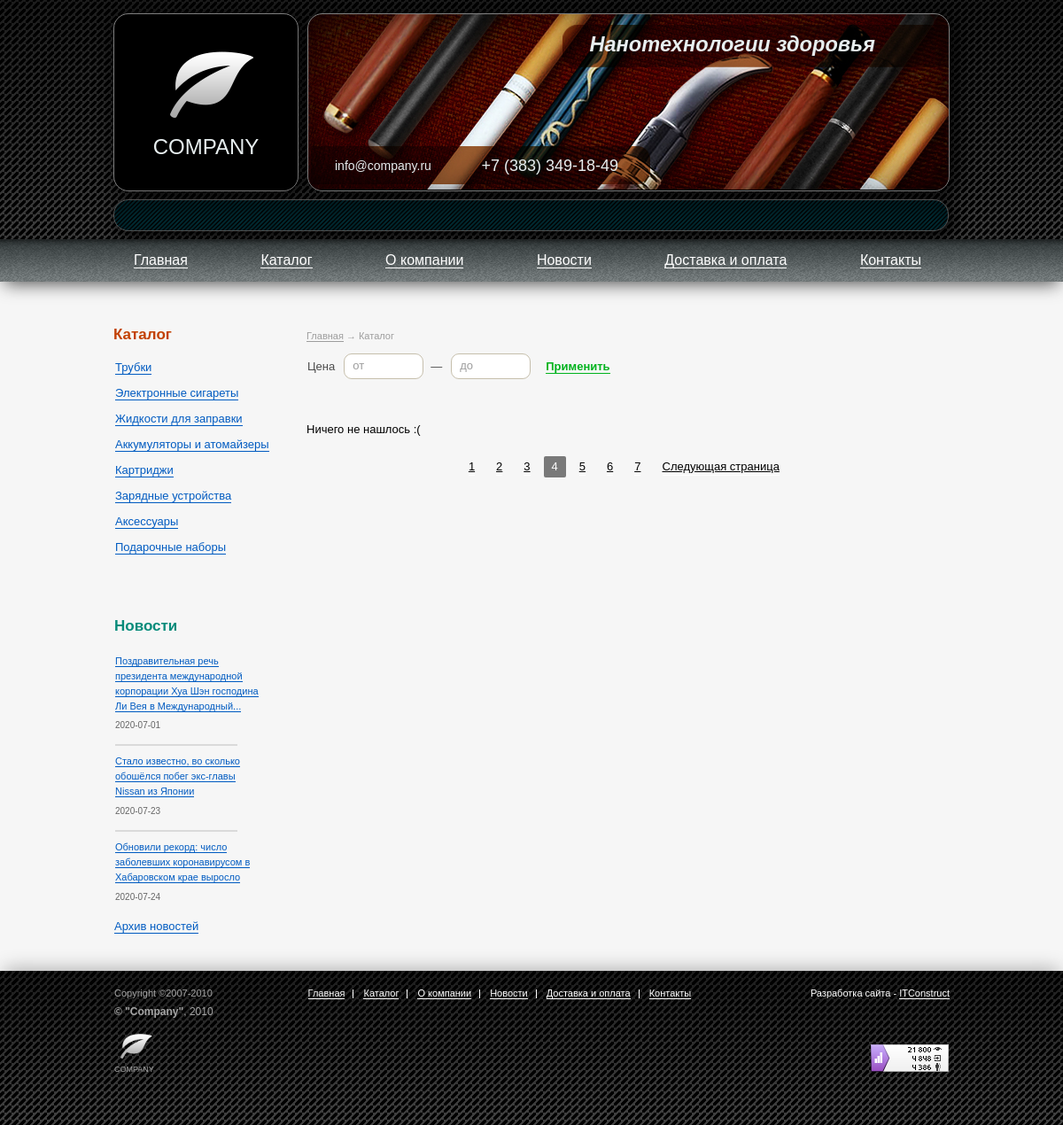
Page /catalog.php?id=1 on the earlier database version.
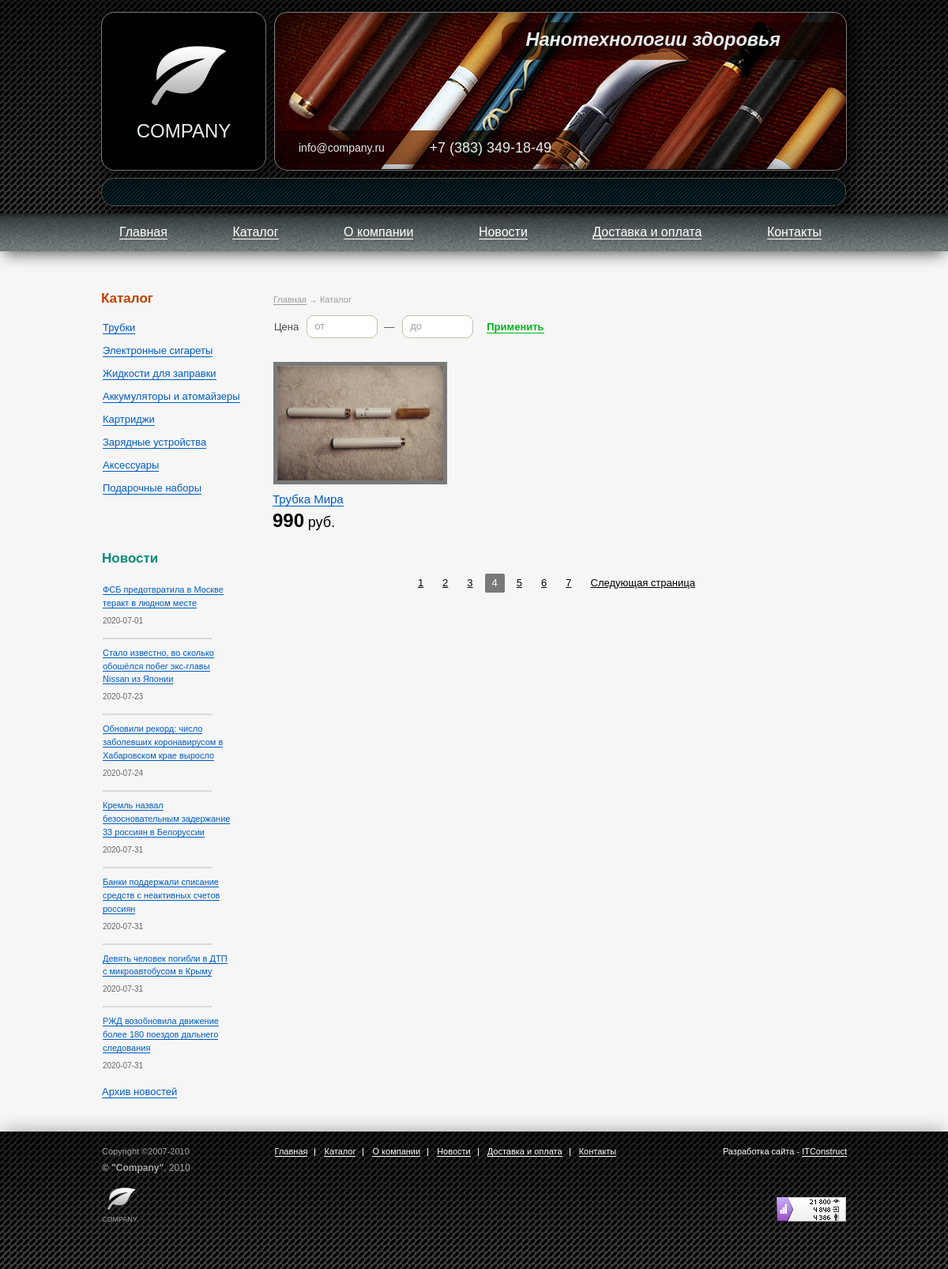
Same page on the later database version.
### tables this page shows
CREATE TABLE IF NOT EXISTS `category` (
  `id` int(11) NOT NULL AUTO_INCREMENT,
  `name` varchar(255) NOT NULL,
  `pic` varchar(255) NOT NULL,
  PRIMARY KEY (`id`)
);

CREATE TABLE IF NOT EXISTS `news` (
  `id` int(11) NOT NULL AUTO_INCREMENT,
  `header` varchar(255) NOT NULL,
  `date` date NOT NULL,
  `preview` text NOT NULL,
  `text` text NOT NULL,
  PRIMARY KEY (`id`)
);

CREATE TABLE IF NOT EXISTS `product` (
  `id` int(11) NOT NULL AUTO_INCREMENT,
  `pic` varchar(255) DEFAULT NULL,
  `name` varchar(255) NOT NULL,
  `price` double NOT NULL,
  `desc` text NOT NULL,
  `cat_main` int(11) NOT NULL,
  PRIMARY KEY (`id`),
  KEY `cat_main` (`cat_main`)
);

### catalog.php (called while the page is built, shortened)
<?php
require_once './includes/lib.php';
require_once 'application/models/model_catalog.php';
require_once 'application/views/template_view.php';

### application/models/model_categories.php (called while the page is built, shortened)
<?php
require_once './includes/config.php';
$sql = 'SELECT * FROM category';
$result_categories_sidebar = mysqli_query($link, $sql);

### includes/lib.php (called while the page is built, shortened)
<?php
require_once 'application/models/model_news.php';
require_once 'application/models/model_categories.php';

### application/models/model_news.php (called while the page is built, shortened)
<?php
require_once './includes/config.php';
$sql= 'SELECT * FROM news';
$result_news_sidebar = mysqli_query($link, $sql);

### application/models/model_catalog.php (called while the page is built, shortened)
<?php
require_once './includes/config.php';
$cat_id = $_GET['id'];
function exists($cat_id, $catalog_array){
  foreach($catalog_array as $index => $value) {
    if($value == $cat_id){
      return true;
    }
  }
  return false;
}
$sql = 'SELECT * FROM product ';
if (!is_null($cat_id)){
  if(exists($cat_id, $catalog_array)){
    $sql = $sql.' WHERE cat_main='.$cat_id;
  }
  else{
    $content_view = '404_view.php';
  }
}
$result_catalog = mysqli_query($link, $sql);

### application/views/catalog_view.php (the view, shortened to what this page needs)
<main class="inside-content">
  <nav class="bread-crumbs-container">
    <ul class="bread-crumbs">
      <li class="bread-crumb"><a class="bread-crumb__link" href="index.php">Главная</a></li>
      <li class="bread-crumb bread-crumb_current">Каталог</li>
    </ul>
  </nav>
  <form class="search-filter" id="catalog-page__search-filter-1" action="catalog.php" method="GET">
    <span class="search-filter__item">
      <label class="search-filter__label" for="cost-from">Цена</label>
      <input class="search-filter__input" step="0.01" type="number" min="0" name="cost-from" id="cost-from" placeholder="от">
    </span>
    <span class="search-filter__item">
      <label class="search-filter__label" for="cost-to">—</label>
      <input class="search-filter__input" type="number" min="0" name="cost-to" id="cost-to" placeholder="до">
    </span>
    <input class="form-submit search-filter__apply" type="submit" value="Применить">
  </form>
  <ul class="categories categories__reposition">
    <?php
      if(mysqli_num_rows($result_catalog) == 0)
      {
        print('<p>Ничего не нашлось :(</p>');
      }
      while ($row = mysqli_fetch_array($result_catalog)) {
        print('<li class="category good-piece"><a class="category__link" href="product.php?id=' . $row['id'] .'"> <img class="category__image good__image" src="' . $row['pic'] . '"><span class="category__name-container good_name"><span class="category__name-inner">' . $row['name'] . '</span></span></a><span class="good-price good_price">' . $row['price'] . ' <small class="good-price__currency">руб.</small></span></li>');
      }
    ?>
  </ul>
  <ul class="paginator catalog-page__paginator">
    <li class="paginator__elem"><a href="#" class="paginator__link">1</a></li>
    <li class="paginator__elem"><a href="#" class="paginator__link">2</a></li>
    <li class="paginator__elem"><a href="#" class="paginator__link">3</a></li>
    <li class="paginator__elem paginator__elem_current"><span class="paginator__link">4</span></li>
    <li class="paginator__elem"><a href="#" class="paginator__link">5</a></li>
    <li class="paginator__elem"><a href="#" class="paginator__link">6</a></li>
    <li class="paginator__elem"><a href="#" class="paginator__link">7</a></li>
    <li class="paginator__elem paginator__elem_next"><a href="#" class="paginator__link">Следующая страница</a></li>
  </ul>
</main>

### application/views/template_view.php (shortened to what this page needs)
<!DOCTYPE html>
<html>
	<head>
		<link rel="stylesheet" type="text/css" href="/css/stylesheet.css" />
	</head>
	<body>
		<?php include 'application/views/includes/template_header.php'?>
		<div class="content">
			<div class="wrapper content__wrapper">
				<?php include 'application/views/includes/template_sidebar.php'?>
				<?php include 'application/views/'.$content_view; ?>
			</div>
		</div>
		<?php include 'application/views/includes/template_footer.php'?>
	</body>
</html>

### application/views/includes/template_header.php (shortened to what this page needs)
<header class="page-header">
	<div class="wrapper">
		<aside class="header-top">
			<div class="header-logo">
				<img class="header-logo__image" src="img/logo.png" alt="Логотип" width="95" height="75">
				<span class="header-logo__caption">Company</span>
			</div>
			<div class="company-info">
				<b class="company-info__tagline">Нанотехнологии здоровья</b>
				<div class="contacts">
					<a class="contacts__link-mail" href="mailto:info@company.ru">info@company.ru</a>
					<a class="contacts__link-phone" href="tel:+73833491849">+7 (383) 349-18-49</a>
				</div>
			</div>
		</aside>
		<div class="user-info">
		</div>
	</div>
	<nav class="header-nav">
		<div class="wrapper">
			<ul class="menu-togglable">
				<li class="header-nav-item">
					<span>
						<?php
						if ($_SERVER['REQUEST_URI'] == '/'){
							print('<span class="header-nav-item__link header-nav-item__link_current">Главная</span>');
						}
						else{
							print('<a class="header-nav-item__link" href="/">Главная</a>');
						}
						?>
					</span>
				</li>
				<li class="header-nav-item">
					<span class="header-nav-item__container-for-link"><?php
						if ($_SERVER['REQUEST_URI'] == '/catalog.php'){
							print('<span class="header-nav-item__link header-nav-item__link_current">Каталог</span>');
						}
						else{
							print('<a class="header-nav-item__link" href="/catalog.php">Каталог</a>');
						}
						?>
					</span>
				</li>
				<li class="header-nav-item">
					<span>
						<?php
						if ($_SERVER['REQUEST_URI'] == '/about.php'){
							print('<span class="header-nav-item__link header-nav-item__link_current">О компании</span>');
						}
						else{
							print('<a class="header-nav-item__link" href="/about.php">О компании</a>');
						}
						?>
					</span>
				</li>
				<li class="header-nav-item">
					<span>
						<?php
						if ($_SERVER['REQUEST_URI'] == '/news.php'){
							print('<span class="header-nav-item__link header-nav-item__link_current">Новости</span>');
						}
						else{
							print('<a class="header-nav-item__link" href="/news.php">Новости</a>');
						}
						?>
					</span>
				</li>
				<li class="header-nav-item">
					<span>
						<?php
						if ($_SERVER['REQUEST_URI'] == '/shipment.php'){
							print('<span class="header-nav-item__link header-nav-item__link_current">Доставка и оплата</span>');
						}
						else{
							print('<a class="header-nav-item__link" href="/shipment.php">Доставка и оплата</a>');
						}
						?>
					</span>
				</li>
				<li class="header-nav-item">
					<span>
						<?php
						if ($_SERVER['REQUEST_URI'] == '/contacts.php'){
							print('<span class="header-nav-item__link header-nav-item__link_current">Контакты</span>');
						}
						else{
							print('<a class="header-nav-item__link" href="/contacts.php">Контакты</a>');
						}
						?>
					</span>
				</li>
			</ul>
		</div>
	</nav>
</header>

### application/views/includes/template_sidebar.php
<div class="sidebar">
	<section class="catalog">
		<h2 class="sidebar__headline">Каталог</h2>
		<ul class="catalog-list">
			<?php
      while ($row = mysqli_fetch_array($result_categories_sidebar)) {
        print('<li class="catalog-list__item"><a class="catalog-list__link" href="/catalog.php?id=' . $row['id'] . '">' . $row['name'] . '</a></li>');
      }
    	?>
		</ul>
	</section>
	<section class="news">
		<h2 class="sidebar__headline news__headline">Новости</h2>
		<ul class="news-list">
		<?php
      while ($row = mysqli_fetch_array($result_news_sidebar)) {
        print('<li class="news-item">' . '<a class="news-item__link" href="/news-detail.php?id=' . $row['id'] . '">' . $row['header'] . '<span class="news-item__date">' . $row['date'] . '</span></a></li>');
      }
    ?>
		</ul>
		<span class="archive"><a class="archive__link" href="/news.php">Архив новостей</a></span>
	</section>
</div>

### application/views/includes/template_footer.php
<footer class="page-footer">
	<div class="wrapper page-footer__wrapper">
		<div class="copyright">
			<span class="copyright__part copyright__lifetime">Copyright ©2007-2010</span>
			<span class="copyright__part copyright__company-lifetime"><b>© "Company"</b>, 2010</span>
			<img class="copyright__image" src="img/logo.png" alt="Company-logo">
			<span class="copyright__part copyrhigt__company-name">Company</span>
		</div>
		<nav class="footer-nav">
			<ul class="footer-nav__list">
				<li class="footer-nav__list-item">
					<?php
					if ($_SERVER['REQUEST_URI'] == '/'){
						print('<span class="footer-nav__link"">Главная</span>');
					}
					else{
						print('<a class="footer-nav__link" href="/">Главная</a>');
					}
					?>
				</li>
				<li class="footer-nav__list-item">
					<?php
					if ($_SERVER['REQUEST_URI'] == '/catalog.php'){
						print('<span class="footer-nav__link"">Каталог</span>');
					}
					else{
						print('<a class="footer-nav__link" href="/catalog.php">Каталог</a>');
					}
					?>
				</li>
				<li class="footer-nav__list-item">
					<?php
					if ($_SERVER['REQUEST_URI'] == '/about.php'){
						print('<span class="footer-nav__link"">О компании</span>');
					}
					else{
						print('<a class="footer-nav__link" href="/about.php">О компании</a>');
					}
					?>
				</li>
				<li class="footer-nav__list-item">
					<?php
					if ($_SERVER['REQUEST_URI'] == '/news.php'){
						print('<span class="footer-nav__link"">Новости</span>');
					}
					else{
						print('<a class="footer-nav__link" href="/news.php">Новости</a>');
					}
					?>
				</li>
				<li class="footer-nav__list-item">
					<?php
					if ($_SERVER['REQUEST_URI'] == '/shipment.php'){
						print('<span class="footer-nav__link"">Доставка и оплата</span>');
					}
					else{
						print('<a class="footer-nav__link" href="/shipment.php">Доставка и оплата</a>');
					}
					?>
				</li>
				<li class="footer-nav__list-item">
					<?php
					if ($_SERVER['REQUEST_URI'] == '/contacts.php'){
						print('<span class="footer-nav__link"">Контакты</span>');
					}
					else{
						print('<a class="footer-nav__link" href="/contacts.php">Контакты</a>');
					}
					?>
				</li>
			</ul>
		</nav>
		<div class="developer">
			<span class="developer__ref">Разработка сайта - <a class="developer__link" href="https://itconstruct.ru/">ITConstruct</a></span>
			<img class="counter" src="img/counter.png" alt="Page-counter">
		</div>
	</div>
</footer>

Differences in the rows shown:
changed news: header "Поздравительная речь президента международной корпорации Хуа Шэн господина Ли Вея в Международный..." → "ФСБ предотвратила в Москве теракт в людном месте"
added news: header "Кремль назвал безосновательным задержание 33 россиян в Белоруссии", date "2020-07-31"
added news: header "Банки поддержали списание средств с неактивных счетов россиян", date "2020-07-31"
added news: header "Девять человек погибли в ДТП с микроавтобусом в Крыму", date "2020-07-31"
added news: header "РЖД возобновила движение более 180 поездов дальнего следования", date "2020-07-31"
added product: pic (picture), name "Трубка Мира", price "990"
Other differences:
text no longer shown: "Ничего не нашлось :("
